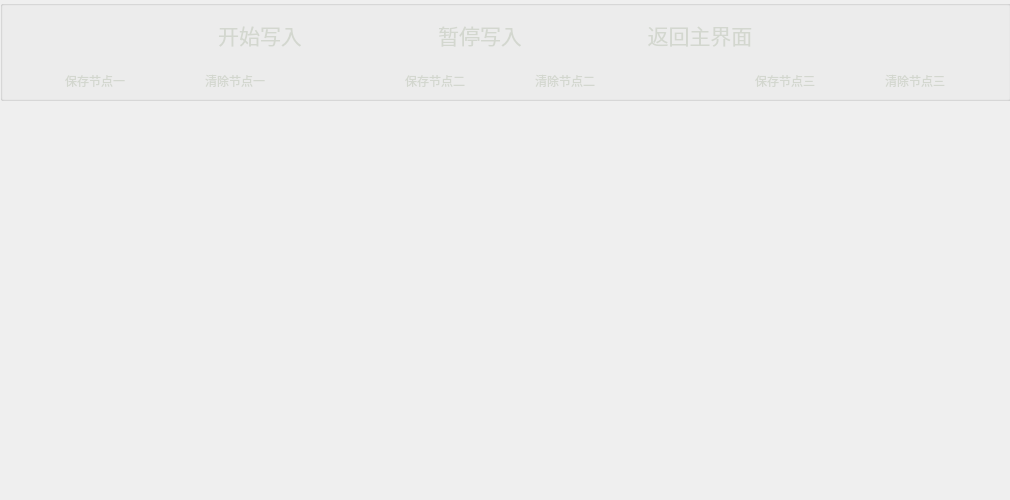
<?xml version="1.0" encoding="UTF-8"?>
<ui version="4.0">
 <class>one</class>
 <widget class="QDialog" name="one">
  <property name="geometry">
   <rect>
    <x>0</x>
    <y>0</y>
    <width>1010</width>
    <height>500</height>
   </rect>
  </property>
  <property name="minimumSize">
   <size>
    <width>1010</width>
    <height>500</height>
   </size>
  </property>
  <property name="maximumSize">
   <size>
    <width>1010</width>
    <height>550</height>
   </size>
  </property>
  <property name="windowTitle">
   <string>历史数据</string>
  </property>
  <property name="windowIcon">
   <iconset resource="icon.qrc">
    <normaloff>:/1/app.png</normaloff>:/1/app.png</iconset>
  </property>
  <property name="styleSheet">
   <string notr="true"/>
  </property>
  <widget class="QGroupBox" name="groupBox">
   <property name="geometry">
    <rect>
     <x>0</x>
     <y>0</y>
     <width>1011</width>
     <height>101</height>
    </rect>
   </property>
   <property name="title">
    <string/>
   </property>
   <widget class="QPushButton" name="pushButton">
    <property name="geometry">
     <rect>
      <x>610</x>
      <y>10</y>
      <width>180</width>
      <height>50</height>
     </rect>
    </property>
    <property name="font">
     <font>
      <pointsize>16</pointsize>
     </font>
    </property>
    <property name="cursor">
     <cursorShape>OpenHandCursor</cursorShape>
    </property>
    <property name="styleSheet">
     <string notr="true">QPushButton
{
	background: transparent; 
	border: none; 
	color: rgb(211, 215, 207)

}</string>
    </property>
    <property name="text">
     <string>返回主界面</string>
    </property>
    <property name="icon">
     <iconset resource="icon.qrc">
      <normaloff>:/4/fanhui1.png</normaloff>:/4/fanhui1.png</iconset>
    </property>
    <property name="iconSize">
     <size>
      <width>32</width>
      <height>32</height>
     </size>
    </property>
   </widget>
   <widget class="QPushButton" name="xieru">
    <property name="geometry">
     <rect>
      <x>170</x>
      <y>10</y>
      <width>180</width>
      <height>50</height>
     </rect>
    </property>
    <property name="font">
     <font>
      <pointsize>16</pointsize>
     </font>
    </property>
    <property name="cursor">
     <cursorShape>OpenHandCursor</cursorShape>
    </property>
    <property name="styleSheet">
     <string notr="true">QPushButton
{
	background: transparent; 
	border: none; 
	color: rgb(211, 215, 207)

}</string>
    </property>
    <property name="text">
     <string>开始写入</string>
    </property>
    <property name="icon">
     <iconset resource="icon.qrc">
      <normaloff>:/4/xierushujuku.png</normaloff>:/4/xierushujuku.png</iconset>
    </property>
    <property name="iconSize">
     <size>
      <width>24</width>
      <height>24</height>
     </size>
    </property>
   </widget>
   <widget class="QPushButton" name="save">
    <property name="geometry">
     <rect>
      <x>20</x>
      <y>60</y>
      <width>150</width>
      <height>41</height>
     </rect>
    </property>
    <property name="cursor">
     <cursorShape>PointingHandCursor</cursorShape>
    </property>
    <property name="styleSheet">
     <string notr="true">QPushButton
{
	background: transparent; 
	border: none; 
	color: rgb(211, 215, 207)

}</string>
    </property>
    <property name="text">
     <string>保存节点一</string>
    </property>
    <property name="icon">
     <iconset resource="icon.qrc">
      <normaloff>:/4/baocun.png</normaloff>:/4/baocun.png</iconset>
    </property>
    <property name="iconSize">
     <size>
      <width>24</width>
      <height>24</height>
     </size>
    </property>
   </widget>
   <widget class="QPushButton" name="qc">
    <property name="geometry">
     <rect>
      <x>160</x>
      <y>60</y>
      <width>150</width>
      <height>41</height>
     </rect>
    </property>
    <property name="cursor">
     <cursorShape>PointingHandCursor</cursorShape>
    </property>
    <property name="styleSheet">
     <string notr="true">QPushButton
{
	background: transparent; 
	border: none; 
	color: rgb(211, 215, 207)

}</string>
    </property>
    <property name="text">
     <string>清除节点一</string>
    </property>
    <property name="icon">
     <iconset resource="icon.qrc">
      <normaloff>:/1/qingchu.png</normaloff>:/1/qingchu.png</iconset>
    </property>
    <property name="iconSize">
     <size>
      <width>24</width>
      <height>24</height>
     </size>
    </property>
   </widget>
   <widget class="QPushButton" name="save_2">
    <property name="geometry">
     <rect>
      <x>360</x>
      <y>60</y>
      <width>150</width>
      <height>41</height>
     </rect>
    </property>
    <property name="cursor">
     <cursorShape>PointingHandCursor</cursorShape>
    </property>
    <property name="styleSheet">
     <string notr="true">QPushButton
{
	background: transparent; 
	border: none; 
	color: rgb(211, 215, 207)

}</string>
    </property>
    <property name="text">
     <string>保存节点二</string>
    </property>
    <property name="icon">
     <iconset resource="icon.qrc">
      <normaloff>:/4/baocun.png</normaloff>:/4/baocun.png</iconset>
    </property>
    <property name="iconSize">
     <size>
      <width>24</width>
      <height>24</height>
     </size>
    </property>
   </widget>
   <widget class="QPushButton" name="save_3">
    <property name="geometry">
     <rect>
      <x>710</x>
      <y>60</y>
      <width>150</width>
      <height>41</height>
     </rect>
    </property>
    <property name="cursor">
     <cursorShape>PointingHandCursor</cursorShape>
    </property>
    <property name="styleSheet">
     <string notr="true">QPushButton
{
	background: transparent; 
	border: none; 
	color: rgb(211, 215, 207)

}</string>
    </property>
    <property name="text">
     <string>保存节点三</string>
    </property>
    <property name="icon">
     <iconset resource="icon.qrc">
      <normaloff>:/4/baocun.png</normaloff>:/4/baocun.png</iconset>
    </property>
    <property name="iconSize">
     <size>
      <width>24</width>
      <height>24</height>
     </size>
    </property>
   </widget>
   <widget class="QPushButton" name="qc_2">
    <property name="geometry">
     <rect>
      <x>490</x>
      <y>60</y>
      <width>150</width>
      <height>41</height>
     </rect>
    </property>
    <property name="cursor">
     <cursorShape>PointingHandCursor</cursorShape>
    </property>
    <property name="styleSheet">
     <string notr="true">QPushButton
{
	background: transparent; 
	border: none; 
	color: rgb(211, 215, 207)

}</string>
    </property>
    <property name="text">
     <string>清除节点二</string>
    </property>
    <property name="icon">
     <iconset resource="icon.qrc">
      <normaloff>:/1/qingchu.png</normaloff>:/1/qingchu.png</iconset>
    </property>
    <property name="iconSize">
     <size>
      <width>24</width>
      <height>24</height>
     </size>
    </property>
   </widget>
   <widget class="QPushButton" name="qc_3">
    <property name="geometry">
     <rect>
      <x>840</x>
      <y>60</y>
      <width>150</width>
      <height>41</height>
     </rect>
    </property>
    <property name="cursor">
     <cursorShape>PointingHandCursor</cursorShape>
    </property>
    <property name="styleSheet">
     <string notr="true">QPushButton
{
	background: transparent; 
	border: none; 
	color: rgb(211, 215, 207)

}</string>
    </property>
    <property name="text">
     <string>清除节点三</string>
    </property>
    <property name="icon">
     <iconset resource="icon.qrc">
      <normaloff>:/1/qingchu.png</normaloff>:/1/qingchu.png</iconset>
    </property>
    <property name="iconSize">
     <size>
      <width>24</width>
      <height>24</height>
     </size>
    </property>
   </widget>
   <widget class="QPushButton" name="stop">
    <property name="geometry">
     <rect>
      <x>390</x>
      <y>10</y>
      <width>180</width>
      <height>50</height>
     </rect>
    </property>
    <property name="font">
     <font>
      <pointsize>16</pointsize>
     </font>
    </property>
    <property name="cursor">
     <cursorShape>OpenHandCursor</cursorShape>
    </property>
    <property name="styleSheet">
     <string notr="true">QPushButton
{
	background: transparent; 
	border: none; 
	color: rgb(211, 215, 207)

}</string>
    </property>
    <property name="text">
     <string>暂停写入</string>
    </property>
    <property name="icon">
     <iconset resource="icon.qrc">
      <normaloff>:/1/zantinghuizhi.png</normaloff>:/1/zantinghuizhi.png</iconset>
    </property>
    <property name="iconSize">
     <size>
      <width>36</width>
      <height>36</height>
     </size>
    </property>
   </widget>
  </widget>
  <widget class="QTableWidget" name="text1">
   <property name="geometry">
    <rect>
     <x>0</x>
     <y>100</y>
     <width>335</width>
     <height>401</height>
    </rect>
   </property>
   <property name="styleSheet">
    <string notr="true">QTableWidget 
{ 
background-color: transparent; 
color: rgb(18, 150, 219);
gridline-color: rgb(18, 150, 219);
}
QHeaderView::section {
color: rgb(18, 150, 219);
border: none; 
}</string>
   </property>
  </widget>
  <widget class="QTableWidget" name="text2">
   <property name="geometry">
    <rect>
     <x>335</x>
     <y>100</y>
     <width>335</width>
     <height>401</height>
    </rect>
   </property>
   <property name="styleSheet">
    <string notr="true">QTableWidget 
{ 
background-color: transparent; 
color: rgb(26, 250, 41);
gridline-color: rgb(26, 250, 41);
}
QHeaderView::section {
background-color: transparent; 
color: rgb(26, 250, 41);
border: none; 
}
</string>
   </property>
  </widget>
  <widget class="QTableWidget" name="text3">
   <property name="geometry">
    <rect>
     <x>670</x>
     <y>100</y>
     <width>335</width>
     <height>401</height>
    </rect>
   </property>
   <property name="styleSheet">
    <string notr="true">QTableWidget 
{ 
background-color: transparent; 
color:rgb(244, 234, 42);
gridline-color: rgb(244, 234, 42);
}
QHeaderView::section {
color: rgb(244, 234, 42);
border: none; 
}

</string>
   </property>
  </widget>
 </widget>
 <resources>
  <include location="icon.qrc"/>
 </resources>
 <connections/>
</ui>
